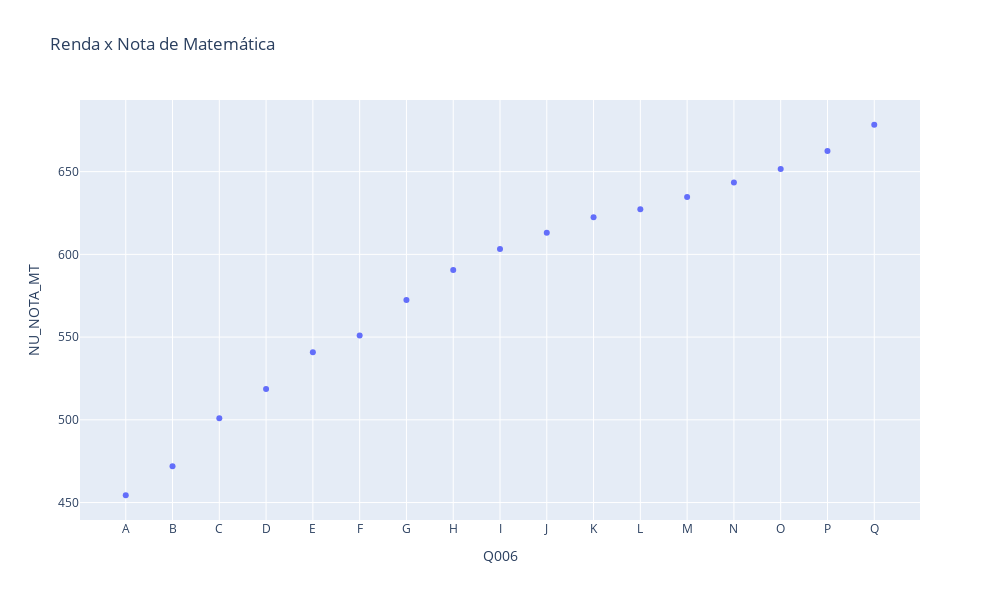

Notebook cell for this chart:
### Markdown cell above
## 3. Como fatores como renda (Q006), número de pessoas que moram na mesma residência que o candidato (Q005), e a faixa etária (TP_FAIXA_ETARIA) do participante influenciam em sua nota em Matemática?

**Sugestões:** Para análises mais precisas, elimine as notas 0 e os candidatos que faltaram nas provas analisadas (ex:TP_PRESENCA_MT=0). Como as notas são uma escala contínua, você pode optar, se preferir, por torná-la discreta, criando classes que englobem faixas de notas (ex: 200<NU_NOTA_MT<400).

### Code cell
dados_filtrados = enem[(enem['NU_NOTA_MT']> 0) & (enem['TP_PRESENCA_MT'] == 1)]
notas = dados_filtrados[['NU_NOTA_MT', 'Q006', 'Q005', 'TP_FAIXA_ETARIA']]
notas.dropna(subset=['NU_NOTA_MT'], inplace=True)
renda = notas[['NU_NOTA_MT', 'Q006']].groupby('Q006').mean()
residencia = notas[['NU_NOTA_MT', 'Q005']].groupby('Q005').mean()
faixa = notas[['NU_NOTA_MT', 'TP_FAIXA_ETARIA']].groupby('TP_FAIXA_ETARIA').mean()

fig1 = px.scatter(renda, y= 'NU_NOTA_MT',width=1000, height=600, title='Renda x Nota de Matemática')
fig2 = px.scatter(residencia, y= 'NU_NOTA_MT',width=1000, height=600,  title='Residencia x Nota de Matemática')
fig3 = px.scatter(faixa, y= 'NU_NOTA_MT',width=1000, height=600, title='Faixa Etária x Nota de Matemática')
#Para ver o grafico expecifico, basta substituir pelo nome da variavel
fig1

### Figure 1 — Plotly figure (JSON) as saved in the notebook; plotly's stock layout.template omitted (floating-point values rounded to 4 significant figures)
{"data": [{"hovertemplate": "Q006=%{x}<br>NU_NOTA_MT=%{y}<extra></extra>", "legendgroup": "", "marker": {"color": "#636efa", "symbol": "circle"}, "mode": "markers", "name": "", "orientation": "v", "showlegend": false, "type": "scatter", "x": ["A", "B", "C", "D", "E", "F", "G", "H", "I", "J", "K", "L", "M", "N", "O", "P", "Q"], "xaxis": "x", "y": [454.4, 471.9, 501.0, 518.6, 540.8, 551.0, 572.5, 590.6, 603.3, 613.1, 622.4, 627.3, 634.7, 643.4, 651.6, 662.5, 678.3], "yaxis": "y"}], "layout": {"height": 600, "legend": {"tracegroupgap": 0}, "title": {"text": "Renda x Nota de Matemática"}, "width": 1000, "xaxis": {"anchor": "y", "domain": [0, 1], "title": {"text": "Q006"}}, "yaxis": {"anchor": "x", "domain": [0, 1], "title": {"text": "NU_NOTA_MT"}}}}
